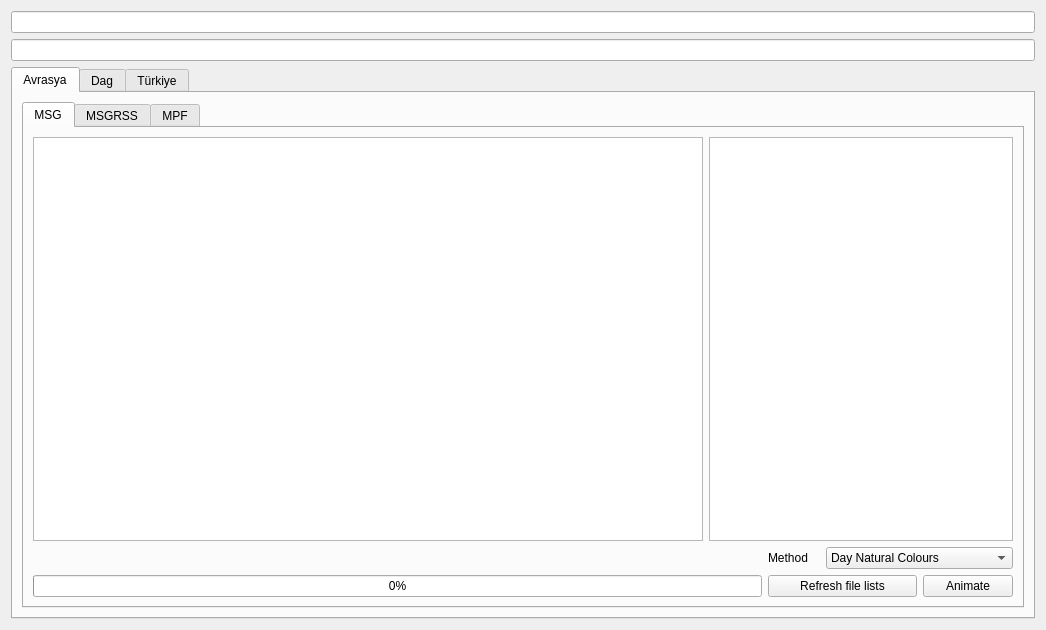
<?xml version="1.0" encoding="UTF-8"?>
<ui version="4.0">
 <class>Form</class>
 <widget class="QWidget" name="Form">
  <property name="geometry">
   <rect>
    <x>0</x>
    <y>0</y>
    <width>1046</width>
    <height>630</height>
   </rect>
  </property>
  <property name="minimumSize">
   <size>
    <width>1046</width>
    <height>630</height>
   </size>
  </property>
  <property name="windowTitle">
   <string>Atasam Meteosat</string>
  </property>
  <property name="windowIcon">
   <iconset>
    <normaloff>img/cam.png</normaloff>img/logo.jpg</iconset>
  </property>
  <layout class="QGridLayout" name="gridLayout">
   <item row="3" column="0">
    <widget class="QTabWidget" name="tabWidget">
     <property name="currentIndex">
      <number>0</number>
     </property>
     <widget class="QWidget" name="tab">
      <attribute name="title">
       <string>Avrasya</string>
      </attribute>
      <layout class="QGridLayout" name="gridLayout_7">
       <item row="0" column="0">
        <widget class="QTabWidget" name="tabWidget_2">
         <property name="currentIndex">
          <number>0</number>
         </property>
         <widget class="QWidget" name="tab_3">
          <attribute name="title">
           <string>MSG</string>
          </attribute>
          <layout class="QGridLayout" name="gridLayout_14">
           <item row="0" column="0">
            <widget class="QGraphicsView" name="graphicsView"/>
           </item>
           <item row="0" column="1" colspan="4">
            <widget class="QListWidget" name="listWidget">
             <property name="selectionMode">
              <enum>QAbstractItemView::ExtendedSelection</enum>
             </property>
            </widget>
           </item>
           <item row="1" column="2">
            <widget class="QLabel" name="label">
             <property name="text">
              <string>Method</string>
             </property>
            </widget>
           </item>
           <item row="1" column="3" colspan="2">
            <widget class="QComboBox" name="comboBox">
             <item>
              <property name="text">
               <string>Day Natural Colours</string>
              </property>
             </item>
             <item>
              <property name="text">
               <string>Day Microphysical (Summer)</string>
              </property>
             </item>
             <item>
              <property name="text">
               <string>Day Microphysical (Winter)</string>
              </property>
             </item>
             <item>
              <property name="text">
               <string>Convective Storms</string>
              </property>
             </item>
             <item>
              <property name="text">
               <string>Day Solar</string>
              </property>
             </item>
             <item>
              <property name="text">
               <string>Night Microphysical</string>
              </property>
             </item>
             <item>
              <property name="text">
               <string>Dust</string>
              </property>
             </item>
             <item>
              <property name="text">
               <string>Airmass</string>
              </property>
             </item>
             <item>
              <property name="text">
               <string>24-hour Ash Microphysics</string>
              </property>
             </item>
             <item>
              <property name="text">
               <string>HRV Clouds</string>
              </property>
             </item>
            </widget>
           </item>
           <item row="2" column="0" colspan="2">
            <widget class="QProgressBar" name="progressBar">
             <property name="value">
              <number>0</number>
             </property>
             <property name="textDirection">
              <enum>QProgressBar::BottomToTop</enum>
             </property>
             <property name="format">
              <string>%p%</string>
             </property>
            </widget>
           </item>
           <item row="2" column="2" colspan="2">
            <widget class="QPushButton" name="pushButton_2">
             <property name="text">
              <string>Refresh file lists</string>
             </property>
            </widget>
           </item>
           <item row="2" column="4">
            <widget class="QPushButton" name="pushButton">
             <property name="text">
              <string>Animate</string>
             </property>
            </widget>
           </item>
          </layout>
          <zorder>listWidget</zorder>
          <zorder>label</zorder>
          <zorder>comboBox</zorder>
          <zorder>graphicsView</zorder>
          <zorder>progressBar</zorder>
          <zorder>pushButton_2</zorder>
          <zorder>pushButton</zorder>
         </widget>
         <widget class="QWidget" name="tab_5">
          <attribute name="title">
           <string>MSGRSS</string>
          </attribute>
          <layout class="QGridLayout" name="gridLayout_4">
           <item row="0" column="0">
            <widget class="QGraphicsView" name="graphicsView_2"/>
           </item>
           <item row="0" column="1" colspan="4">
            <widget class="QListWidget" name="listWidget_2">
             <property name="selectionMode">
              <enum>QAbstractItemView::ExtendedSelection</enum>
             </property>
            </widget>
           </item>
           <item row="1" column="2">
            <widget class="QLabel" name="label_2">
             <property name="text">
              <string>Method</string>
             </property>
            </widget>
           </item>
           <item row="1" column="3" colspan="2">
            <widget class="QComboBox" name="comboBox_2">
             <item>
              <property name="text">
               <string>Day Natural Colours</string>
              </property>
             </item>
             <item>
              <property name="text">
               <string>Day Microphysical (Summer)</string>
              </property>
             </item>
             <item>
              <property name="text">
               <string>Day Microphysical (Winter)</string>
              </property>
             </item>
             <item>
              <property name="text">
               <string>Convective Storms</string>
              </property>
             </item>
             <item>
              <property name="text">
               <string>Day Solar</string>
              </property>
             </item>
             <item>
              <property name="text">
               <string>Night Microphysical</string>
              </property>
             </item>
             <item>
              <property name="text">
               <string>Dust</string>
              </property>
             </item>
             <item>
              <property name="text">
               <string>Airmass</string>
              </property>
             </item>
             <item>
              <property name="text">
               <string>24-hour Ash Microphysics</string>
              </property>
             </item>
             <item>
              <property name="text">
               <string>HRV Clouds</string>
              </property>
             </item>
            </widget>
           </item>
           <item row="2" column="0" colspan="2">
            <widget class="QProgressBar" name="progressBar_2">
             <property name="value">
              <number>0</number>
             </property>
            </widget>
           </item>
           <item row="2" column="2" colspan="2">
            <widget class="QPushButton" name="pushButton_3">
             <property name="text">
              <string>Refresh file lists</string>
             </property>
            </widget>
           </item>
           <item row="2" column="4">
            <widget class="QPushButton" name="pushButton_4">
             <property name="text">
              <string>Animate</string>
             </property>
            </widget>
           </item>
          </layout>
         </widget>
         <widget class="QWidget" name="tab_4">
          <attribute name="title">
           <string>MPF</string>
          </attribute>
          <layout class="QGridLayout" name="gridLayout_5">
           <item row="0" column="0">
            <widget class="QGraphicsView" name="graphicsView_3"/>
           </item>
           <item row="0" column="1" colspan="4">
            <widget class="QListWidget" name="listWidget_3">
             <property name="selectionMode">
              <enum>QAbstractItemView::ExtendedSelection</enum>
             </property>
            </widget>
           </item>
           <item row="1" column="2">
            <widget class="QLabel" name="label_3">
             <property name="text">
              <string>Method</string>
             </property>
            </widget>
           </item>
           <item row="1" column="3" colspan="2">
            <widget class="QComboBox" name="comboBox_3">
             <item>
              <property name="text">
               <string>Day Natural Colours</string>
              </property>
             </item>
             <item>
              <property name="text">
               <string>Day Microphysical (Summer)</string>
              </property>
             </item>
             <item>
              <property name="text">
               <string>Day Microphysical (Winter)</string>
              </property>
             </item>
             <item>
              <property name="text">
               <string>Convective Storms</string>
              </property>
             </item>
             <item>
              <property name="text">
               <string>Day Solar</string>
              </property>
             </item>
             <item>
              <property name="text">
               <string>Night Microphysical</string>
              </property>
             </item>
             <item>
              <property name="text">
               <string>Dust</string>
              </property>
             </item>
             <item>
              <property name="text">
               <string>Airmass</string>
              </property>
             </item>
             <item>
              <property name="text">
               <string>24-hour Ash Microphysics</string>
              </property>
             </item>
             <item>
              <property name="text">
               <string>HRV Clouds</string>
              </property>
             </item>
            </widget>
           </item>
           <item row="2" column="0" colspan="2">
            <widget class="QProgressBar" name="progressBar_3">
             <property name="value">
              <number>0</number>
             </property>
            </widget>
           </item>
           <item row="2" column="2" colspan="2">
            <widget class="QPushButton" name="pushButton_5">
             <property name="text">
              <string>Refresh file lists</string>
             </property>
            </widget>
           </item>
           <item row="2" column="4">
            <widget class="QPushButton" name="pushButton_6">
             <property name="text">
              <string>Animate</string>
             </property>
            </widget>
           </item>
          </layout>
         </widget>
        </widget>
       </item>
      </layout>
     </widget>
     <widget class="QWidget" name="tab_6">
      <attribute name="title">
       <string>Dag</string>
      </attribute>
      <layout class="QGridLayout" name="gridLayout_2">
       <item row="0" column="0">
        <widget class="QTabWidget" name="tabWidget_3">
         <property name="currentIndex">
          <number>0</number>
         </property>
         <widget class="QWidget" name="tab_7">
          <attribute name="title">
           <string>MSG</string>
          </attribute>
          <layout class="QGridLayout" name="gridLayout_15">
           <item row="0" column="0">
            <widget class="QGraphicsView" name="graphicsView_4"/>
           </item>
           <item row="0" column="1" colspan="4">
            <widget class="QListWidget" name="listWidget_4">
             <property name="selectionMode">
              <enum>QAbstractItemView::ExtendedSelection</enum>
             </property>
            </widget>
           </item>
           <item row="1" column="2">
            <widget class="QLabel" name="label_4">
             <property name="text">
              <string>Method</string>
             </property>
            </widget>
           </item>
           <item row="1" column="3" colspan="2">
            <widget class="QComboBox" name="comboBox_4">
             <item>
              <property name="text">
               <string>Day Natural Colours</string>
              </property>
             </item>
             <item>
              <property name="text">
               <string>Day Microphysical (Summer)</string>
              </property>
             </item>
             <item>
              <property name="text">
               <string>Day Microphysical (Winter)</string>
              </property>
             </item>
             <item>
              <property name="text">
               <string>Convective Storms</string>
              </property>
             </item>
             <item>
              <property name="text">
               <string>Day Solar</string>
              </property>
             </item>
             <item>
              <property name="text">
               <string>Night Microphysical</string>
              </property>
             </item>
             <item>
              <property name="text">
               <string>Dust</string>
              </property>
             </item>
             <item>
              <property name="text">
               <string>Airmass</string>
              </property>
             </item>
             <item>
              <property name="text">
               <string>24-hour Ash Microphysics</string>
              </property>
             </item>
             <item>
              <property name="text">
               <string>HRV Clouds</string>
              </property>
             </item>
            </widget>
           </item>
           <item row="2" column="0" colspan="2">
            <widget class="QProgressBar" name="progressBar_4">
             <property name="value">
              <number>0</number>
             </property>
            </widget>
           </item>
           <item row="2" column="2" colspan="2">
            <widget class="QPushButton" name="pushButton_7">
             <property name="text">
              <string>Refresh file lists</string>
             </property>
            </widget>
           </item>
           <item row="2" column="4">
            <widget class="QPushButton" name="pushButton_8">
             <property name="text">
              <string>Animate</string>
             </property>
            </widget>
           </item>
          </layout>
         </widget>
         <widget class="QWidget" name="tab_8">
          <attribute name="title">
           <string>MSGRSS</string>
          </attribute>
          <layout class="QGridLayout" name="gridLayout_6">
           <item row="0" column="0">
            <widget class="QGraphicsView" name="graphicsView_5"/>
           </item>
           <item row="0" column="1" colspan="4">
            <widget class="QListWidget" name="listWidget_5">
             <property name="selectionMode">
              <enum>QAbstractItemView::ExtendedSelection</enum>
             </property>
            </widget>
           </item>
           <item row="1" column="2">
            <widget class="QLabel" name="label_5">
             <property name="text">
              <string>Method</string>
             </property>
            </widget>
           </item>
           <item row="1" column="3" colspan="2">
            <widget class="QComboBox" name="comboBox_5">
             <item>
              <property name="text">
               <string>Day Natural Colours</string>
              </property>
             </item>
             <item>
              <property name="text">
               <string>Day Microphysical (Summer)</string>
              </property>
             </item>
             <item>
              <property name="text">
               <string>Day Microphysical (Winter)</string>
              </property>
             </item>
             <item>
              <property name="text">
               <string>Convective Storms</string>
              </property>
             </item>
             <item>
              <property name="text">
               <string>Day Solar</string>
              </property>
             </item>
             <item>
              <property name="text">
               <string>Night Microphysical</string>
              </property>
             </item>
             <item>
              <property name="text">
               <string>Dust</string>
              </property>
             </item>
             <item>
              <property name="text">
               <string>Airmass</string>
              </property>
             </item>
             <item>
              <property name="text">
               <string>24-hour Ash Microphysics</string>
              </property>
             </item>
             <item>
              <property name="text">
               <string>HRV Clouds</string>
              </property>
             </item>
            </widget>
           </item>
           <item row="2" column="0" colspan="2">
            <widget class="QProgressBar" name="progressBar_5">
             <property name="value">
              <number>0</number>
             </property>
            </widget>
           </item>
           <item row="2" column="2" colspan="2">
            <widget class="QPushButton" name="pushButton_9">
             <property name="text">
              <string>Refresh file lists</string>
             </property>
            </widget>
           </item>
           <item row="2" column="4">
            <widget class="QPushButton" name="pushButton_10">
             <property name="text">
              <string>Animate</string>
             </property>
            </widget>
           </item>
          </layout>
         </widget>
         <widget class="QWidget" name="tab_9">
          <attribute name="title">
           <string>MPF</string>
          </attribute>
          <layout class="QGridLayout" name="gridLayout_8">
           <item row="0" column="0">
            <widget class="QGraphicsView" name="graphicsView_6"/>
           </item>
           <item row="0" column="1" colspan="4">
            <widget class="QListWidget" name="listWidget_6">
             <property name="selectionMode">
              <enum>QAbstractItemView::ExtendedSelection</enum>
             </property>
            </widget>
           </item>
           <item row="1" column="2">
            <widget class="QLabel" name="label_6">
             <property name="text">
              <string>Method</string>
             </property>
            </widget>
           </item>
           <item row="1" column="3" colspan="2">
            <widget class="QComboBox" name="comboBox_6">
             <item>
              <property name="text">
               <string>Day Natural Colours</string>
              </property>
             </item>
             <item>
              <property name="text">
               <string>Day Microphysical (Summer)</string>
              </property>
             </item>
             <item>
              <property name="text">
               <string>Day Microphysical (Winter)</string>
              </property>
             </item>
             <item>
              <property name="text">
               <string>Convective Storms</string>
              </property>
             </item>
             <item>
              <property name="text">
               <string>Day Solar</string>
              </property>
             </item>
             <item>
              <property name="text">
               <string>Night Microphysical</string>
              </property>
             </item>
             <item>
              <property name="text">
               <string>Dust</string>
              </property>
             </item>
             <item>
              <property name="text">
               <string>Airmass</string>
              </property>
             </item>
             <item>
              <property name="text">
               <string>24-hour Ash Microphysics</string>
              </property>
             </item>
             <item>
              <property name="text">
               <string>HRV Clouds</string>
              </property>
             </item>
            </widget>
           </item>
           <item row="2" column="0" colspan="2">
            <widget class="QProgressBar" name="progressBar_6">
             <property name="value">
              <number>0</number>
             </property>
            </widget>
           </item>
           <item row="2" column="2" colspan="2">
            <widget class="QPushButton" name="pushButton_11">
             <property name="text">
              <string>Refresh file lists</string>
             </property>
            </widget>
           </item>
           <item row="2" column="4">
            <widget class="QPushButton" name="pushButton_12">
             <property name="text">
              <string>Animate</string>
             </property>
            </widget>
           </item>
          </layout>
         </widget>
        </widget>
       </item>
      </layout>
     </widget>
     <widget class="QWidget" name="tab_2">
      <attribute name="title">
       <string>Türkiye</string>
      </attribute>
      <layout class="QGridLayout" name="gridLayout_3">
       <item row="0" column="0">
        <widget class="QTabWidget" name="tabWidget_4">
         <property name="currentIndex">
          <number>0</number>
         </property>
         <widget class="QWidget" name="tab_10">
          <attribute name="title">
           <string>MSG</string>
          </attribute>
          <layout class="QGridLayout" name="gridLayout_16">
           <item row="0" column="0">
            <widget class="QGraphicsView" name="graphicsView_7"/>
           </item>
           <item row="0" column="1" colspan="4">
            <widget class="QListWidget" name="listWidget_7">
             <property name="selectionMode">
              <enum>QAbstractItemView::ExtendedSelection</enum>
             </property>
            </widget>
           </item>
           <item row="1" column="2">
            <widget class="QLabel" name="label_7">
             <property name="text">
              <string>Method</string>
             </property>
            </widget>
           </item>
           <item row="1" column="3" colspan="2">
            <widget class="QComboBox" name="comboBox_7">
             <item>
              <property name="text">
               <string>Day Natural Colours</string>
              </property>
             </item>
             <item>
              <property name="text">
               <string>Day Microphysical (Summer)</string>
              </property>
             </item>
             <item>
              <property name="text">
               <string>Day Microphysical (Winter)</string>
              </property>
             </item>
             <item>
              <property name="text">
               <string>Convective Storms</string>
              </property>
             </item>
             <item>
              <property name="text">
               <string>Day Solar</string>
              </property>
             </item>
             <item>
              <property name="text">
               <string>Night Microphysical</string>
              </property>
             </item>
             <item>
              <property name="text">
               <string>Dust</string>
              </property>
             </item>
             <item>
              <property name="text">
               <string>Airmass</string>
              </property>
             </item>
             <item>
              <property name="text">
               <string>24-hour Ash Microphysics</string>
              </property>
             </item>
             <item>
              <property name="text">
               <string>HRV Clouds</string>
              </property>
             </item>
            </widget>
           </item>
           <item row="2" column="0" colspan="2">
            <widget class="QProgressBar" name="progressBar_7">
             <property name="value">
              <number>0</number>
             </property>
            </widget>
           </item>
           <item row="2" column="2" colspan="2">
            <widget class="QPushButton" name="pushButton_13">
             <property name="text">
              <string>Refresh file lists</string>
             </property>
            </widget>
           </item>
           <item row="2" column="4">
            <widget class="QPushButton" name="pushButton_14">
             <property name="text">
              <string>Animate</string>
             </property>
            </widget>
           </item>
          </layout>
         </widget>
         <widget class="QWidget" name="tab_11">
          <attribute name="title">
           <string>MSGRSS</string>
          </attribute>
          <layout class="QGridLayout" name="gridLayout_9">
           <item row="0" column="0">
            <widget class="QGraphicsView" name="graphicsView_8"/>
           </item>
           <item row="0" column="1" colspan="4">
            <widget class="QListWidget" name="listWidget_8">
             <property name="selectionMode">
              <enum>QAbstractItemView::ExtendedSelection</enum>
             </property>
            </widget>
           </item>
           <item row="1" column="2">
            <widget class="QLabel" name="label_8">
             <property name="text">
              <string>Method</string>
             </property>
            </widget>
           </item>
           <item row="1" column="3" colspan="2">
            <widget class="QComboBox" name="comboBox_8">
             <item>
              <property name="text">
               <string>Day Natural Colours</string>
              </property>
             </item>
             <item>
              <property name="text">
               <string>Day Microphysical (Summer)</string>
              </property>
             </item>
             <item>
              <property name="text">
               <string>Day Microphysical (Winter)</string>
              </property>
             </item>
             <item>
              <property name="text">
               <string>Convective Storms</string>
              </property>
             </item>
             <item>
              <property name="text">
               <string>Day Solar</string>
              </property>
             </item>
             <item>
              <property name="text">
               <string>Night Microphysical</string>
              </property>
             </item>
             <item>
              <property name="text">
               <string>Dust</string>
              </property>
             </item>
             <item>
              <property name="text">
               <string>Airmass</string>
              </property>
             </item>
             <item>
              <property name="text">
               <string>24-hour Ash Microphysics</string>
              </property>
             </item>
             <item>
              <property name="text">
               <string>HRV Clouds</string>
              </property>
             </item>
            </widget>
           </item>
           <item row="2" column="0" colspan="2">
            <widget class="QProgressBar" name="progressBar_8">
             <property name="value">
              <number>0</number>
             </property>
            </widget>
           </item>
           <item row="2" column="2" colspan="2">
            <widget class="QPushButton" name="pushButton_15">
             <property name="text">
              <string>Refresh file lists</string>
             </property>
            </widget>
           </item>
           <item row="2" column="4">
            <widget class="QPushButton" name="pushButton_16">
             <property name="text">
              <string>Animate</string>
             </property>
            </widget>
           </item>
          </layout>
         </widget>
         <widget class="QWidget" name="tab_12">
          <attribute name="title">
           <string>MPF</string>
          </attribute>
          <layout class="QGridLayout" name="gridLayout_10">
           <item row="0" column="0">
            <widget class="QGraphicsView" name="graphicsView_9"/>
           </item>
           <item row="0" column="1" colspan="4">
            <widget class="QListWidget" name="listWidget_9">
             <property name="selectionMode">
              <enum>QAbstractItemView::ExtendedSelection</enum>
             </property>
            </widget>
           </item>
           <item row="1" column="2">
            <widget class="QLabel" name="label_9">
             <property name="text">
              <string>Method</string>
             </property>
            </widget>
           </item>
           <item row="1" column="3" colspan="2">
            <widget class="QComboBox" name="comboBox_9">
             <item>
              <property name="text">
               <string>Day Natural Colours</string>
              </property>
             </item>
             <item>
              <property name="text">
               <string>Day Microphysical (Summer)</string>
              </property>
             </item>
             <item>
              <property name="text">
               <string>Day Microphysical (Winter)</string>
              </property>
             </item>
             <item>
              <property name="text">
               <string>Convective Storms</string>
              </property>
             </item>
             <item>
              <property name="text">
               <string>Day Solar</string>
              </property>
             </item>
             <item>
              <property name="text">
               <string>Night Microphysical</string>
              </property>
             </item>
             <item>
              <property name="text">
               <string>Dust</string>
              </property>
             </item>
             <item>
              <property name="text">
               <string>Airmass</string>
              </property>
             </item>
             <item>
              <property name="text">
               <string>24-hour Ash Microphysics</string>
              </property>
             </item>
             <item>
              <property name="text">
               <string>HRV Clouds</string>
              </property>
             </item>
            </widget>
           </item>
           <item row="2" column="0" colspan="2">
            <widget class="QProgressBar" name="progressBar_9">
             <property name="value">
              <number>0</number>
             </property>
            </widget>
           </item>
           <item row="2" column="2" colspan="2">
            <widget class="QPushButton" name="pushButton_17">
             <property name="text">
              <string>Refresh file lists</string>
             </property>
            </widget>
           </item>
           <item row="2" column="4">
            <widget class="QPushButton" name="pushButton_18">
             <property name="text">
              <string>Animate</string>
             </property>
            </widget>
           </item>
          </layout>
         </widget>
        </widget>
       </item>
      </layout>
     </widget>
    </widget>
   </item>
   <item row="1" column="0">
    <widget class="QLineEdit" name="lineEdit_2"/>
   </item>
   <item row="0" column="0">
    <widget class="QLineEdit" name="lineEdit">
     <property name="text">
      <string/>
     </property>
    </widget>
   </item>
  </layout>
 </widget>
 <resources/>
 <connections/>
</ui>
